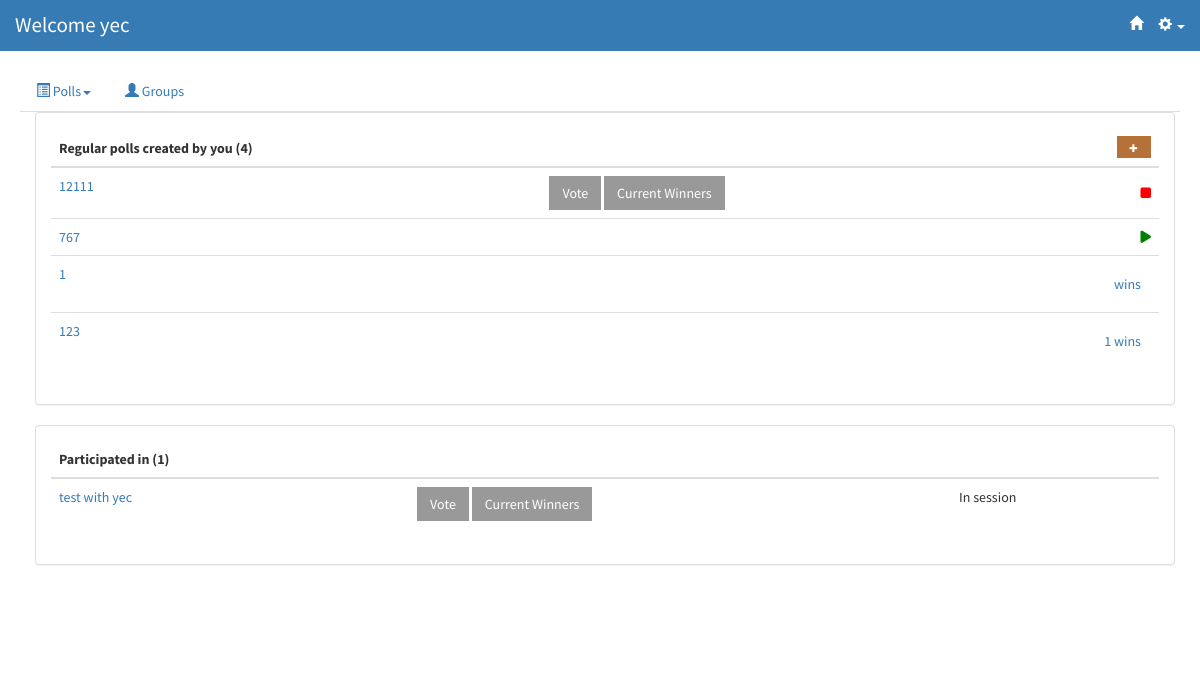
Page /polls/regular_polls (signed in) on the earlier database version.
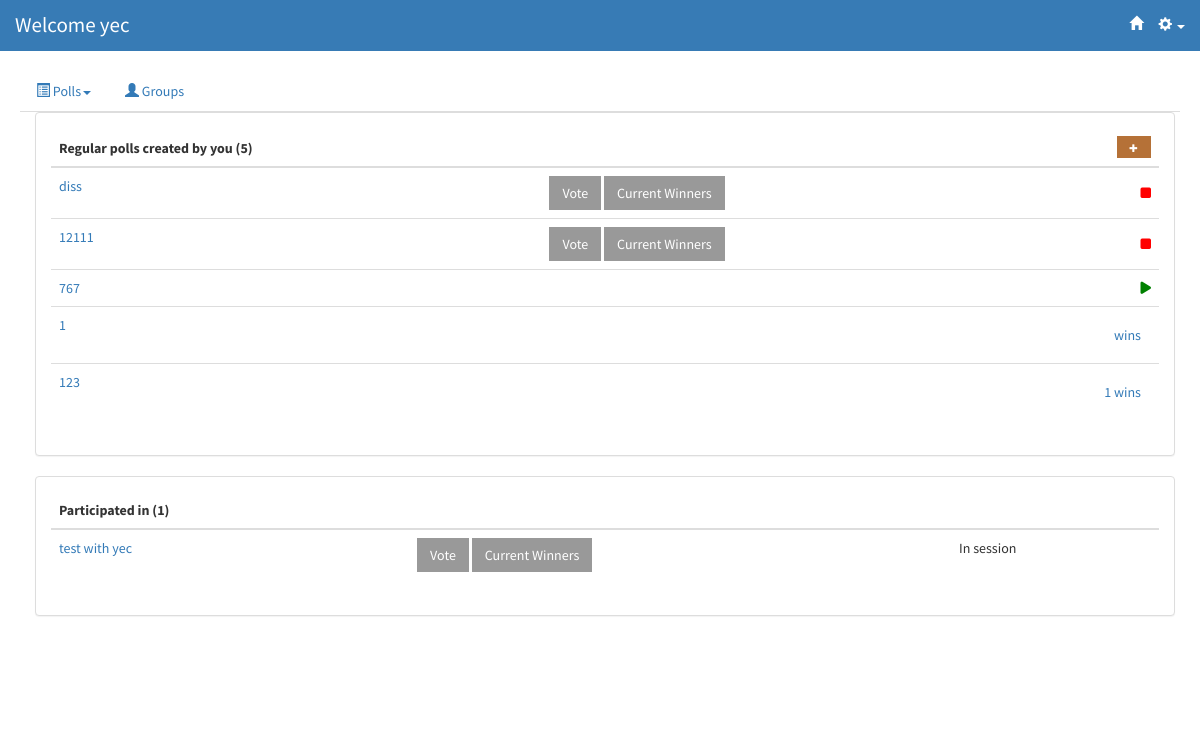
Same page on the later database version.
### polls/models.py (models this page shows, shortened)
@python_2_unicode_compatible
class Question(models.Model):
    question_text = models.CharField(max_length=20)
    question_desc = models.CharField(max_length=500, null=True, blank=True)
    image = models.ImageField(upload_to='static/img/items/', blank=True, null=True)
    imageURL = models.CharField(max_length=500, blank=True, null=True)
    pub_date = models.DateTimeField('date published')
    follow_up = models.OneToOneField('Question', on_delete=models.CASCADE, null = True, blank = True)
    question_owner = models.ForeignKey(User, null=True)
    question_voters = models.ManyToManyField(User, related_name='poll_participated')
    status = models.IntegerField(default=1)
    display_pref = models.IntegerField(default=1)
    emailInvite = models.BooleanField(default=True)
    emailDelete = models.BooleanField(default=True)
    emailStart = models.BooleanField(default=True)
    emailStop = models.BooleanField(default=True)
    poll_algorithm = models.IntegerField(default=1)
    question_type = models.IntegerField(default=1)
    winner = models.CharField(max_length=200)
    m_poll = models.BooleanField(default=False)
    open = models.BooleanField(default=False)

### polls/views.py (the view)
class RegularPollsView(generic.ListView):
    template_name = 'polls/regular_polls.html'
    context_object_name = 'question_list'
    def get_queryset(self):
        return Question.objects.all()
    def get_context_data(self, **kwargs):
        ctx = super(RegularPollsView, self).get_context_data(**kwargs)
        ctx['polls_created'] = Question.objects.filter(question_owner = self.request.user, m_poll = False).order_by('-pub_date')
        ctx['polls_participated'] = self.request.user.poll_participated.filter(m_poll = False).exclude(question_owner = self.request.user).order_by('-pub_date')
        return ctx

### polls/templates/polls/regular_polls.html (shortened to what the changed rows need)
{% extends 'polls/base.html' %}
{% block content %}
<div class="container" >
    <div name="created" class="panel panel-default">
        <div class="panel-body">
        <table style = "width:100%;" class="table" name="created">
            <thead>
                <tr>
                    <th>
		                  Regular polls created by you ({{ polls_created|length }})
                    </th>
                    <th></th>
                    <th>
                            <a href="{% url 'polls:AddStep1' %}" style='font-size:60%; float:right;' class="btn btn-yellow">
                                    <span class="glyphicon glyphicon-plus"></span>
                            </a>
                    </th>
                </tr>
            </thead>
            {% for question in polls_created %}
                <tr>
                    <td>
                        <a href="{% url 'polls:pollinfo' question.id %}" data-toggle="tooltip" data-placement="right" title="Description: {%if question.question_desc %} {{question.question_desc}} {%else%} None. {%endif%}">{{ question.question_text }}</a>
                    </td>
                    <td style="vertical-align:middle">
                        {% if question.status == 2 %}
                            <a href="{% url 'polls:detail' question.id %}" class ="btn btn-dark" role="button" >Vote</a>
                            {% if question.display_pref == 0 and question.question_type == 1 %}
                                <a href="{% url 'polls:voteresults' question.id %}" class ="btn btn-dark" role="button" >Current Winners</a>
                            {% endif %}
                        {% endif %}
                    </td>
                    {% if question.status == 1 %}
                        <td style="vertical-align:middle">
                            <div class="start-icon">
                            <i class="fa fa-play" aria-hidden="true" data-toggle="modal" data-target="#confirm-start{{ question.id }}"></i>
                            </div>
                        </td>
                    {% elif question.status == 2 %}
                        <td style="vertical-align:middle">
                            <div class="stop-icon">
                            <i class="fa fa-stop" aria-hidden="true" data-toggle="modal" data-target="#confirm-stop{{ question.id }}"></i>
                            </div>
                        </td>
                    {% elif question.status == 3 %}
                            <td>
                                {% if question.question_type == 1 %}
                                    <a style="float:right;margin:10px" href="{% url 'polls:voteresults' question.id %}" >
                                        {{question.winner}} wins
                                    </a>
                                {% endif %}
                            </td>
                    {% endif %}
                </tr>
            {% endfor %}
        </table>
        </div>
    </div>
    <div name="participated" class="panel panel-default">
        <div class="panel-body">
        <table class="table" >
            <thead>
                <tr>
                    <th>
                        Participated in	({{ polls_participated|length }})
                    </th>
                    <th></th>
                    <th></th>
                </tr>
            </thead>
            {% for question in polls_participated %}
            <tr>
                <td>
                    <a href="{% url 'polls:pollinfo' question.id %}" data-toggle="tooltip" data-placement="right" title="Description: {%if question.question_desc %} {{question.question_desc}} {%else%} None. {%endif%}">
                    {{ question.question_text }}
                    </a>
                </td>
                <td>
                    {% if question.status == 2 %}
                        <a href="{% url 'polls:detail' question.id %}" class ="btn btn-dark" role="button">Vote</a>
                        {% if question.display_pref == 0 %}
                            <a href="{% url 'polls:voteresults' question.id %}" class ="btn btn-dark" role="button" >Current Winners</a>
                        {% endif %}
                    {% endif %}
                </td>
                {% if question.status == 1 %}
                    <td>Poll not started</td>
                {% elif question.status == 2 %}
                    <td>In session</td>
                {% endif %}
                </tr>
            {% endfor %}
        </table>
        </div>
    </div>
</div>
{% endblock %}

Differences in the rows shown:
added Question: question_text "diss", status "Vote"
Other differences:
{{ polls_created|length }}: "4" → "5"
